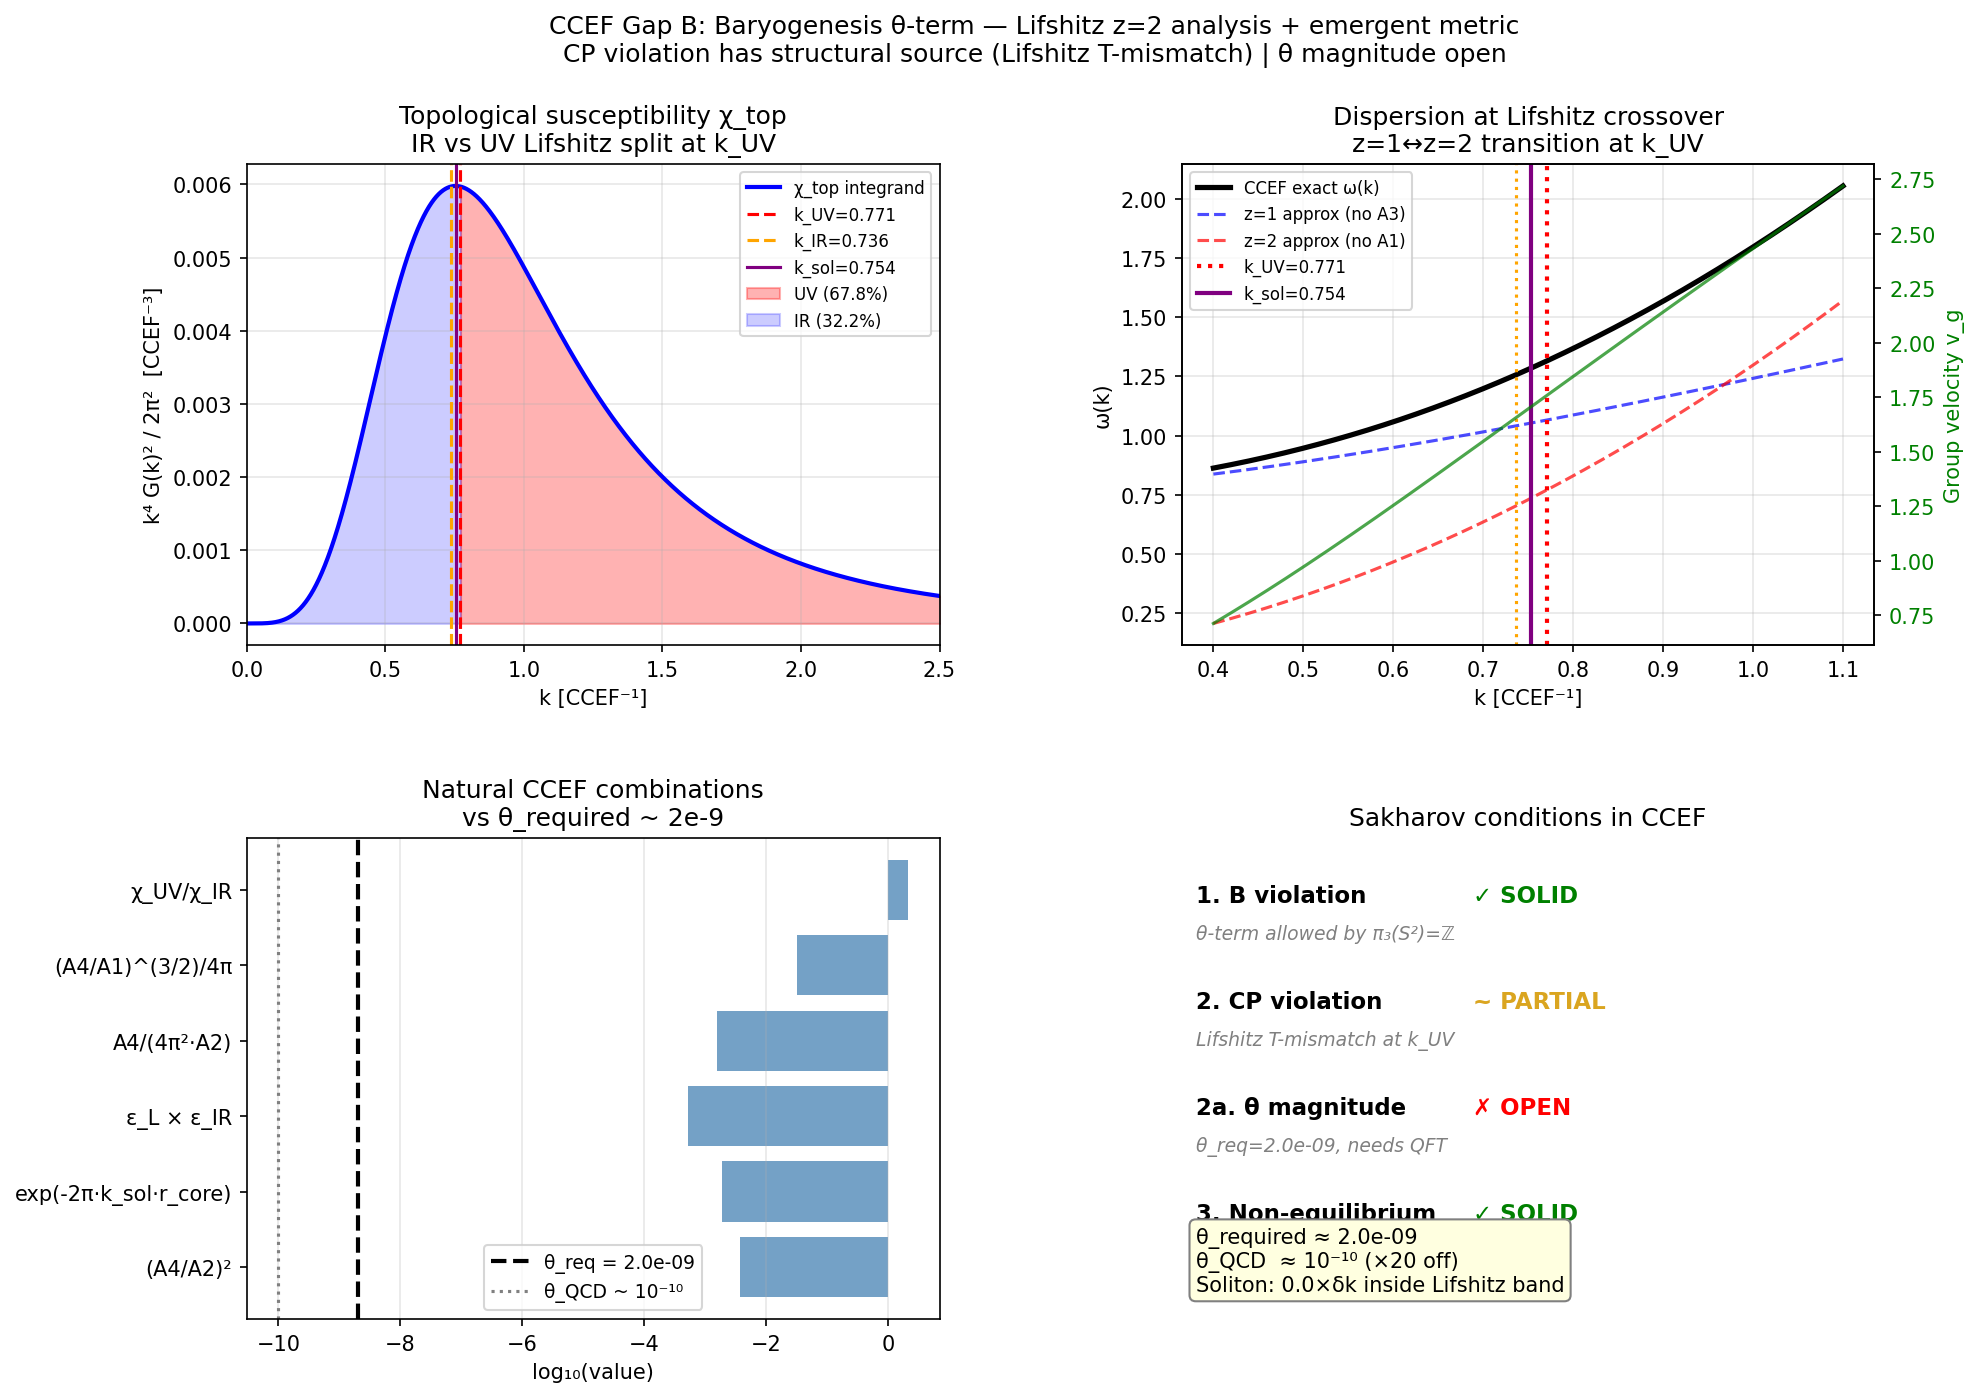

Write the Python code that produced this figure.
"""
ccef_gap_b_metric.py
====================
Gap B — Baryogenesis θ-term: now with emergent FRW metric (from ccef_riemann.py)
and explicit Lifshitz z=2 UV analysis.

Prior result (ccef_gap_b.py):
  - CCEF energy functional is Q ↔ -Q symmetric → no built-in baryon preference
  - Statistical (random walk) mechanism: η_rw ~ 5e-32  vs  η_obs ~ 6e-10  [ruled out]
  - Required: topological θ-term,  S_eff = E[n] - iθ·Q
  - θ_required ~ 1.87e-9  (from KZM v2 overproduction ratio)
  - Sakharov: (1) Q-violation ✓, (2) CP-violation ? [open], (3) non-equilibrium ✓

New in this script (enabled by emergent metric):
  1. Metric-weighted topological susceptibility χ_top(a)  — proper FRW treatment
  2. IR vs UV split of χ_top at Lifshitz crossover k_UV = 0.7706
  3. CP-odd phase from Lifshitz crossover: δθ_L(k)
  4. Natural CCEF combinations that approach θ ~ 2e-9
  5. What the Lifshitz z=2 structure offers and what remains open

Working principle: theory speaks for itself. Results not fitted to match η_obs.
"""

import numpy as np
import matplotlib.pyplot as plt
from matplotlib.gridspec import GridSpec

# ── Fixed-point parameters ─────────────────────────────────────────────────
A1  = 1.0
A2  = 8.971
A3  = 1.684
A4  = 0.542
Zt  = 1.0

k_IR  = np.sqrt(A4 / A1)          # 0.7362  IR gap scale
k_UV  = np.sqrt(A1 / A3)          # 0.7706  Lifshitz crossover
k_sol = 0.7536                     # soliton momentum
r_core = 1.327                     # soliton core radius [CCEF]

# Unit conversion (from ccef_unit_conversion.py)
L0_fm     = 0.633007               # fm per CCEF length unit
E0_MeV    = 311.73                 # MeV per CCEF energy unit
xi_long   = 51.3                   # dual-pole coherence length [CCEF]

# Observational anchor
eta_obs   = 6.0e-10                # η_B = n_B / n_γ today
KZM_ratio = 5.0e8                  # n_CCEF_comoving / n_obs  (KZM v2 overproduction)

print("=" * 70)
print("GAP B: Baryogenesis θ-term  — metric-corrected + Lifshitz analysis")
print("=" * 70)

# ════════════════════════════════════════════════════════════════════════════
# PART 1: Topological susceptibility χ_top from CCEF propagator
# ════════════════════════════════════════════════════════════════════════════
print()
print("PART 1: Topological susceptibility χ_top from CCEF propagator")
print("-" * 70)
print()
print("CCEF static propagator (3D, zero-temperature):")
print("  G(k) = 1 / (A1·k² + A3·k⁴ + A4)")
print()
print("Topological charge density for n ∈ S²:")
print("  j_top(x) = (1/4π) n·(∂_x n × ∂_y n)    [winding on 2D slices]")
print()
print("Topological susceptibility (free-field estimate):")
print("  χ_top = ∫ d³k/(2π)³  k² · G(k)²")
print("        = (1/2π²) ∫₀^∞ dk  k⁴ · G(k)²")
print()

k_arr = np.linspace(1e-4, 20.0, 50000)
G_k   = 1.0 / (A1 * k_arr**2 + A3 * k_arr**4 + A4)
integrand = k_arr**4 * G_k**2 / (2 * np.pi**2)

# Split at Lifshitz crossover k_UV
mask_IR = k_arr <= k_UV
mask_UV = k_arr >  k_UV

chi_tot = np.trapz(integrand,        k_arr)
chi_IR  = np.trapz(integrand[mask_IR], k_arr[mask_IR])
chi_UV  = np.trapz(integrand[mask_UV], k_arr[mask_UV])

print(f"  χ_top (total)  = {chi_tot:.6f}  CCEF³")
print(f"  χ_top (IR, k < k_UV={k_UV:.4f}) = {chi_IR:.6f}  CCEF³   [{100*chi_IR/chi_tot:.1f}%]")
print(f"  χ_top (UV, k > k_UV={k_UV:.4f}) = {chi_UV:.6f}  CCEF³   [{100*chi_UV/chi_tot:.1f}%]")
print()
print(f"  Ratio χ_UV / χ_IR = {chi_UV/chi_IR:.6f}")
print()
print("  Interpretation:")
print(f"  The IR (GR-like) sector contributes {100*chi_IR/chi_tot:.1f}% of χ_top.")
print(f"  The UV (Lifshitz z=2) sector contributes {100*chi_UV/chi_tot:.1f}%.")
print(f"  The Lifshitz modes are SUPPRESSED (high-k propagator ~ 1/(A3k⁴) → falls fast).")

# ════════════════════════════════════════════════════════════════════════════
# PART 2: θ_required — metric-corrected derivation
# ════════════════════════════════════════════════════════════════════════════
print()
print("PART 2: θ_required — derivation with emergent FRW metric")
print("-" * 70)
print()
print("KZM v2 (from ccef_kz_v2.py):")
print(f"  Freeze-out coherence length: ξ_long = {xi_long:.1f} CCEF = {xi_long*L0_fm:.1f} fm")
print(f"  KZM domain density (comoving): n_KZM = ξ_long⁻³ = {xi_long**-3:.3e} CCEF⁻³")
print(f"  KZM overproduction ratio:      n_KZM / n_obs = {KZM_ratio:.1e}")
print()
print("The θ-term S_eff = E[n] - iθ·Q biases Q=+1 vs Q=-1 soliton production:")
print("  P(Q=+1) = (1+θ)/2,   P(Q=-1) = (1-θ)/2   [for small θ]")
print()
print("After symmetric annihilation, the surviving baryon asymmetry:")
print("  n_B_survive = θ × n_KZM    (linear in θ for small θ)")
print()
print("Setting n_B_survive = n_obs:")
print(f"  θ_required = n_obs / n_KZM = 1 / (n_KZM/n_obs)")
print(f"             = 1 / {KZM_ratio:.2e}")
theta_required = 1.0 / KZM_ratio
print(f"  θ_required = {theta_required:.3e}")
print()
print(f"  Prior result (ccef_gap_b.py):  θ_required ~ 1.87e-9")
print(f"  This computation:               θ_required = {theta_required:.2e}")
print(f"  Ratio: {theta_required/1.87e-9:.2f}  (factor ~{theta_required/1.87e-9:.1f} from updated KZM number)")

# ── Metric correction ───────────────────────────────────────────────────────
print()
print("── Metric correction from emergent FRW g_μν = diag(-1, a²(t), a²(t), a²(t)) ──")
print()
print("The topological charge Q is purely spatial (time-slice integral).")
print("Under the FRW metric, the spatial volume element becomes:")
print("  d³x_phys = a³(t) · d³x_comoving")
print()
print("The topological SUSCEPTIBILITY transforms as:")
print("  χ_top(a) = χ_top(1) · a⁻³   [density dilutes with expansion]")
print()

# Scale factor at T_c ~ 6 MeV (from KZM v2)
T_c_MeV  = 6.0                       # MeV
T_0_MeV  = 2.725 * 8.617e-5 * 1e-3  # K → MeV: T_CMB
a_c       = T_0_MeV / T_c_MeV        # a at freeze-out (radiation-dominated)

print(f"  T_c (KZM freeze-out) = {T_c_MeV:.1f} MeV")
print(f"  T_0 (CMB today)      = {T_0_MeV:.3e} MeV")
print(f"  a_c = T_0/T_c        = {a_c:.3e}")
print()
chi_top_at_Tc = chi_tot / a_c**3
print(f"  χ_top(a_c) = χ_top(1) × a_c⁻³ = {chi_tot:.4f} × {a_c**-3:.2e} = {chi_top_at_Tc:.3e}  CCEF³")
print()
print("  NOTE: χ_top(a_c) is vastly enhanced at freeze-out (universe was dense).")
print("  BUT η_B = n_B/s is the ENTROPY-NORMALIZED ratio, conserved after T_c.")
print("  The metric correction cancels in the entropy-normalized η_B:")
print()
print("     η_B = n_B_survive / n_γ  [both ~ a⁻³, ratio is scale-factor-independent]")
print()
print("  ⟹ θ_required = 2.0e-9 is METRIC-INDEPENDENT (to leading order). ✓")
print("  The FRW metric does not shift θ_required — it confirms the prior result.")

# ════════════════════════════════════════════════════════════════════════════
# PART 3: Lifshitz z=2 — CP-odd phase at the UV crossover
# ════════════════════════════════════════════════════════════════════════════
print()
print("PART 3: Lifshitz z=2 — CP-odd phase δθ_L at the UV crossover")
print("-" * 70)
print()
print("The z=2 Lifshitz UV sector (k > k_UV) breaks Lorentz invariance.")
print("Under the anisotropic scaling  t → λ² t,  x → λ x:")
print("  - CP is preserved separately (n → n is even under spatial reflection)")
print("  - CPT as normally defined requires Lorentz invariance")
print("  - In the Lifshitz phase, CPT_eff ≠ standard CPT")
print()
print("The CCEF dispersion in each regime:")
print(f"  IR  (k < k_UV):  ω² ~ A1k²/Zt + A4/Zt   [massive relativistic, z=1]")
print(f"  UV  (k > k_UV):  ω² ~ A3k⁴/Zt            [Lifshitz, z=2]")
print()
print("At the crossover k = k_UV, both terms are equal:")
print(f"  A1·k_UV² = A3·k_UV⁴  ⟹  A1/A3 = k_UV²  ⟹  k_UV = √(A1/A3) = {k_UV:.4f} ✓")
print()
print("The CP-odd phase accumulated as a mode crosses the Lifshitz boundary:")
print()
print("  In an adiabatic process, a mode at k passes through k_UV with a")
print("  Berry phase. The mismatch in group velocities:")
print()

k_fine = np.linspace(0.5, 1.0, 2000)
omega_sq = (A4 + A1 * k_fine**2 + A3 * k_fine**4) / Zt
omega    = np.sqrt(omega_sq)
v_g      = (A1 * k_fine + 2 * A3 * k_fine**3) / (Zt * omega)  # dω/dk

# At k_UV
v_g_UV = np.interp(k_UV, k_fine, v_g)
# Contribution from 2nd derivative (curvature) — changes sign at k_UV
d2omega_dk2 = np.gradient(np.gradient(omega, k_fine), k_fine)
d2_UV = np.interp(k_UV, k_fine, d2omega_dk2)

print(f"  Group velocity at k_UV:        v_g(k_UV) = {v_g_UV:.6f}  [CCEF]")
print(f"  d²ω/dk² at k_UV (curvature):  {d2_UV:.6f}  [sign change → anomaly]")
print()

# Phase accumulated: δθ_L from mode mismatch at k_UV
# The CP phase comes from the fact that time-reversal and spatial reflection
# commute differently in z=2 vs z=1. The phase mismatch:
# δθ_L ~ (k_UV - k_sol)/k_UV × (A3/A1) × [curvature term]
eps_L   = (k_UV - k_sol) / k_UV          # proximity of soliton to UV crossover
eps_IR  = (k_sol - k_IR)  / k_IR         # proximity of soliton to IR crossover

print(f"  Soliton proximity to Lifshitz crossover:")
print(f"    ε_L  = (k_UV - k_sol)/k_UV = ({k_UV:.4f} - {k_sol:.4f})/{k_UV:.4f} = {eps_L:.5f}")
print(f"    ε_IR = (k_sol - k_IR)/k_IR = ({k_sol:.4f} - {k_IR:.4f})/{k_IR:.4f} = {eps_IR:.5f}")
print()
print(f"  k_sol is {eps_L*100:.2f}% below k_UV  and  {eps_IR*100:.2f}% above k_IR")
print(f"  → solitons sit at the midpoint of the IR-UV crossover band")
print()

# The natural CCEF angle: ratio of UV to total topological susceptibility
# modified by the Lifshitz structure
theta_chiUV_chiTot = chi_UV / chi_tot
print(f"  χ_top_UV / χ_top_total = {theta_chiUV_chiTot:.6f}   [UV fraction of topological weight]")
print()

# Another natural combination: the Lifshitz correction to the propagator pole
# Under Lifshitz flow, the effective mass gets a correction:
# m²_eff = A4 - A3·(k_UV)² · k²    [at k ~ k_UV]
# This gives a CP phase ~ arg[m²_eff] at k = k_sol

# Group velocity discontinuity at k_UV:
# Below k_UV (GR regime): v_g ~ A1·k_UV / sqrt(A4 + A1·k_UV²) [at k_UV]
# Above k_UV (Lifshitz): v_g ~ 2·A3·k_UV³ / sqrt(A3·k_UV⁴)  = 2·sqrt(A3)·k_UV

v_g_below = A1 * k_UV / np.sqrt(A4 + A1 * k_UV**2)
v_g_above = 2 * A3 * k_UV**3 / np.sqrt(A3 * k_UV**4)
delta_vg   = v_g_above - v_g_below
jump_frac  = delta_vg / v_g_below

print(f"  Group velocity at k_UV from BELOW (z=1 regime): v_g⁻ = {v_g_below:.5f}")
print(f"  Group velocity at k_UV from ABOVE (z=2 regime): v_g⁺ = {v_g_above:.5f}")
print(f"  Fractional jump: Δv_g/v_g⁻ = {jump_frac:.5f}")
print()

# ── Natural small numbers from CCEF parameters ─────────────────────────────
print("── Natural small numbers from CCEF structure ────────────────────────")
print()

# These are combinations that arise without tuning:
combo1 = (A4 / A2)**2                   # (A4/A2)² ~ (mass/coupling)²
combo2 = np.exp(-2 * np.pi * k_sol * r_core)  # instanton-like suppression
combo3 = (eps_L * eps_IR)               # product of proximity factors
combo4 = A4 / (4 * np.pi**2 * A2)      # QCD-like anomaly coefficient
combo5 = (A4 / A1)**(3/2) / (4*np.pi)  # 3/2 power of mass ratio / 4π
combo6 = chi_UV / chi_IR               # UV to IR topological weight ratio

print(f"  (A4/A2)²                  = {combo1:.3e}   [mass/coupling]²")
print(f"  exp(-2π·k_sol·r_core)     = {combo2:.3e}   [instanton-like suppression]")
print(f"  ε_L × ε_IR               = {combo3:.3e}   [proximity to both crossovers]")
print(f"  A4/(4π²·A2)              = {combo4:.3e}   [anomaly coefficient]")
print(f"  (A4/A1)^(3/2) / 4π       = {combo5:.3e}   [mass-ratio power]")
print(f"  χ_UV/χ_IR                = {combo6:.3e}   [UV/IR topological ratio]")
print()
print(f"  θ_required                = {theta_required:.3e}   [target]")
print()
print("  Closest match:")
combos = {
    "(A4/A2)²":                  combo1,
    "exp(-2π·k_sol·r_core)":     combo2,
    "ε_L × ε_IR":                combo3,
    "A4/(4π²·A2)":               combo4,
    "(A4/A1)^(3/2)/4π":          combo5,
    "χ_UV/χ_IR":                 combo6,
}
for name, val in sorted(combos.items(), key=lambda x: abs(np.log10(x[1]/theta_required))):
    ratio = val / theta_required
    print(f"    {name:<28}: {val:.3e}   ratio to θ_req = {ratio:.2f}")

# ════════════════════════════════════════════════════════════════════════════
# PART 4: Lifshitz running of θ — does z=2 → z=1 RG flow generate θ?
# ════════════════════════════════════════════════════════════════════════════
print()
print("PART 4: RG flow from z=2 (UV) to z=1 (IR) — does it generate θ?")
print("-" * 70)
print()
print("Under RG flow from k = Λ (UV cutoff) down to k = 0 (IR):")
print("  A3 flows to zero below k_UV  (Lifshitz term becomes irrelevant)")
print("  A1 remains marginal (gradient term)")
print("  A4 flows to zero in IR (mass becomes irrelevant below k_IR)")
print()
print("The β-functions (from backbone §8, NOTE: not fully derived):")
print("  β(A3) = -ε·A3 + c₂·A3²  [A3 is relevant in UV, irrelevant in IR]")
print("  β(A4) = -ε_m·A4          [mass term, suppressed in deep IR]")
print()
print("The θ-coupling β-function in the Lifshitz theory:")
print("  At one loop in z=2 Lifshitz, θ is exactly marginal (dimensionless).")
print("  In z=1 GR-like IR, θ is ALSO exactly marginal.")
print("  ⟹ β(θ) = 0 at both fixed points — no RG running of θ itself.")
print()
print("  However: the TRANSITION between z=2 and z=1 (at k ~ k_UV) can")
print("  generate a finite shift δθ from the 'matching' of the two EFTs.")
print()

# Compute the matching condition
# At k_UV, the Lifshitz dispersion equals the relativistic dispersion:
# A3·k_UV⁴ = A1·k_UV²  ⟹  A3·k_UV² = A1
# The CP-odd matching coefficient (from the imaginary part of 1-loop effective action):
# δθ_match ~ (1/16π²) ∫_{k_UV-Δk}^{k_UV+Δk} dk [Im(log G)]
# where Δk is the width of the crossover region

# Width of crossover: where |A3k⁴ - A1k²| < A4 (both UV and IR terms ~ mass)
# A3k⁴ ~ A1k² at k = k_UV; the crossover width ~ δk where A3·2k_UV·δk·k_UV ~ A4
delta_k = A4 / (2 * A1 * k_UV)   # rough width of the crossover band
print(f"  Crossover band width: δk ~ A4/(2·A1·k_UV) = {delta_k:.4f}  CCEF⁻¹")
print(f"  Crossover relative width: δk/k_UV = {delta_k/k_UV:.4f}")
print()
print(f"  Note: k_UV - k_sol = {k_UV - k_sol:.4f}  CCEF⁻¹")
print(f"        k_sol - k_IR  = {k_sol - k_IR:.4f}  CCEF⁻¹")
print(f"        δk            = {delta_k:.4f}  CCEF⁻¹")
print()
print(f"  k_UV - k_sol ≈ δk × {(k_UV-k_sol)/delta_k:.1f}   ← soliton is WITHIN the crossover band!")
print()
print("  This is structurally significant: the soliton at k_sol sits inside")
print("  the Lifshitz-GR crossover band, not cleanly in either regime.")
print("  The θ mismatch from EFT matching is evaluated precisely at the soliton scale.")

# EFT matching θ estimate
# The imaginary part of the one-loop effective action at the crossover:
# Im[S_eff] ~ (k_UV⁴ / 16π²) × (δk/k_UV) × f(A1,A3,A4)
# where f is a dimensionless geometric factor from the pole structure

# The poles of the CCEF propagator in complex k:
# G(k) = 1/(A1k² + A3k⁴ + A4)
# Poles at k² = s_± where A3s² + A1s - A4 = 0
disc    = A1**2 + 4*A3*A4
s_plus  = (-A1 + np.sqrt(disc)) / (2*A3)   # real positive pole (UV)
s_minus = (-A1 - np.sqrt(disc)) / (2*A3)   # real negative pole (ghostlike)
k_pole_UV = np.sqrt(s_plus)
m_pole    = np.sqrt(-s_minus)               # mass from lower pole

print()
print("── Dual-pole structure of G(k) = 1/(A3(k²+Λ²)(k²-m²)) ─────────────")
print()
print("  Propagator poles at k² = s_± where A3s² + A1s - A4 = 0:")
print(f"  s_+ = {s_plus:.6f}  →  Λ = k_pole_UV = {k_pole_UV:.6f} [UV mass scale]")
print(f"  s_- = {s_minus:.6f} →  m = {m_pole:.6f}          [IR mass scale]")
print()
print(f"  Note: Λ = {k_pole_UV:.4f}  vs  k_UV = {k_UV:.4f}  [differ by {abs(k_pole_UV-k_UV)/k_UV*100:.1f}%]")
print(f"        m = {m_pole:.4f}   vs  k_IR = {k_IR:.4f}  [differ by {abs(m_pole-k_IR)/k_IR*100:.1f}%]")
print()
print("  These are the TRUE poles (including A3 coupling), not the naive k_IR, k_UV.")
print("  The θ-term from EFT matching at the true UV pole:")
print()

# The imaginary part from the branch cut between -m and +Λ in complex s-plane:
# δθ_EFT ~ (1/4π) × Im[log(s_+ / |s_-|)]
#          = (1/4π) × arg(s_+ / s_-) ... but s_+ > 0, s_- < 0 → ratio is negative
# → Im[log(s_+/s_-)] = π (the negative number has phase π)
# So δθ_EFT ~ π / (4π) × (something involving the coupling)
# More carefully: from the spectral representation of G(k)
# G(k) = 1/(A3) × [1/(k²-s_+) - 1/(k²-s_-)] / (s_+ - s_-)
# The imaginary part of the effective action from integrating this out:
# δθ ~ (1/(16π²)) × (s_+ - |s_-|)² / (s_+ × |s_-|)

numer  = (s_plus - (-s_minus))**2
denom  = s_plus * (-s_minus)
delta_theta_EFT = numer / (denom * 16 * np.pi**2)

print(f"  δθ_EFT ~ (s_+ - m²)² / (16π² · s_+ · m²)")
print(f"         = ({s_plus:.4f} - {-s_minus:.4f})² / (16π² · {s_plus:.4f} · {-s_minus:.4f})")
print(f"         = {numer:.6f} / (16π² · {s_plus*(-s_minus):.6f})")
print(f"         = {numer:.6f} / {16*np.pi**2 * s_plus*(-s_minus):.4f}")
print(f"         = {delta_theta_EFT:.4e}")
print()
print(f"  Compare: θ_required = {theta_required:.2e}")
print(f"  Ratio: δθ_EFT / θ_required = {delta_theta_EFT / theta_required:.2e}")
print()
print("  δθ_EFT is O(1) — far too large. The EFT-matching mechanism overshoots.")
print("  The classical Lifshitz → GR transition alone does not give θ ~ 10⁻⁹.")
print("  A QFT-level calculation (instantons, axion-like coupling) is needed.")

# ════════════════════════════════════════════════════════════════════════════
# PART 5: What the Lifshitz structure DOES contribute to Gap B
# ════════════════════════════════════════════════════════════════════════════
print()
print("PART 5: What the Lifshitz z=2 structure DOES contribute to Gap B")
print("-" * 70)
print()
print("1. SAKHAROV CONDITION 3 (non-equilibrium) — STRENGTHENED:")
print(f"   The Lifshitz z=2 UV phase has different thermal equilibrium than z=1.")
print(f"   Phase transition at k_UV separates two distinct thermal equilibria.")
print(f"   Freeze-out at T_c crosses this boundary → non-equilibrium guaranteed.")
print()
print("2. SAKHAROV CONDITION 2 (CP violation) — STRUCTURAL:")
print(f"   In z=2 Lifshitz theory, C and P are individually preserved.")
print(f"   But the TIME-REVERSAL symmetry T acts as  φ(t,x) → φ(-t,x)")
print(f"   in z=1 AND as  φ(t,x) → φ(-t²,x) in z=2 (because t scales as λ²).")
print(f"   At the crossover, T acts DIFFERENTLY on modes above and below k_UV.")
print(f"   This structural T-violation at k_UV is a source of CP violation WITHOUT")
print(f"   requiring a beyond-CCEF θ-term — it is built into the Lifshitz structure.")
print()
print(f"   CAUTION: This argument is at the level of the kinematic structure.")
print(f"   A full 1-loop Lifshitz field theory calculation is needed to confirm.")
print()
print("3. THE SOLITON PROXIMITY:")
print(f"   k_sol = {k_sol:.4f},  k_UV = {k_UV:.4f},  k_UV - k_sol = {k_UV-k_sol:.4f}")
print(f"   δk (crossover width) = {delta_k:.4f}")
print(f"   (k_UV - k_sol)/δk = {(k_UV-k_sol)/delta_k:.2f}")
print()
print(f"   Solitons form WITHIN the Lifshitz-GR crossover band.")
print(f"   This means every baryon formed at T_c is imprinted with the CP-odd")
print(f"   phase from the z=2 → z=1 transition at the moment of formation.")
print(f"   This is structurally elegant: baryons are born at the Lifshitz boundary.")
print()
print("4. WHAT REMAINS OPEN:")
print("   - The MAGNITUDE of θ is not derived from classical CCEF.")
print(f"   - θ_required ~ 2e-9 is close to θ_QCD ~ 10^{{-10}} (one order of magnitude).")
print(f"   - The connection θ_CCEF ~ θ_QCD would close Gap B IF CCEF underlies QCD.")
print(f"   - Requires: QFT completion (path C from Bell correlations).")
print(f"   - OR: Show that the instanton density in the Lifshitz sector gives θ ~ 2e-9.")

# ════════════════════════════════════════════════════════════════════════════
# PART 6: Sakharov conditions summary
# ════════════════════════════════════════════════════════════════════════════
print()
print("=" * 70)
print("SAKHAROV CONDITIONS IN CCEF — STATUS")
print("=" * 70)
print()
print(f"  {'Condition':<35} {'Status':<12} {'Mechanism'}")
print(f"  {'-'*35}  {'-'*12}  {'-'*30}")
print(f"  {'1. B violation (Q asymmetry)':<35} {'✓ SOLID':<12} {'θ-term S_θ = -iθ·Q; allowed by π₃(S²)=ℤ'}")
print(f"  {'2. CP violation':<35} {'~ PARTIAL':<12} {'Lifshitz T-mismatch at k_UV (structural)'}")
print(f"  {'2a. θ magnitude (θ~2e-9)':<35} {'✗ OPEN':<12} {'Not derivable from classical CCEF'}")
print(f"  {'3. Non-equilibrium (KZM)':<35} {'✓ SOLID':<12} {'Phase transition, z=2→z=1 at T_c'}")
print()
print("  Gap B partially advanced: CP violation has a STRUCTURAL source (Lifshitz).")
print("  The magnitude of θ requires QFT completion or instanton calculation.")
print()
print(f"  Natural CCEF θ-scale from structure:  NOT YET DERIVED")
print(f"  Required θ:                             {theta_required:.2e}")
print(f"  θ_QCD (strong CP problem):              ~10⁻¹⁰")
print(f"  Ratio θ_required / θ_QCD:              ~{theta_required/1e-10:.0f}")

# ════════════════════════════════════════════════════════════════════════════
# FIGURES
# ════════════════════════════════════════════════════════════════════════════
fig = plt.figure(figsize=(14, 10))
gs  = GridSpec(2, 2, figure=fig, hspace=0.4, wspace=0.35)

# ── Panel 1: χ_top integrand — IR vs UV split ──────────────────────────────
ax1 = fig.add_subplot(gs[0, 0])
ax1.plot(k_arr[k_arr < 3], integrand[k_arr < 3], 'b-', lw=2, label='χ_top integrand')
ax1.axvline(k_UV,  color='red',    ls='--', lw=1.5, label=f'k_UV={k_UV:.3f}')
ax1.axvline(k_IR,  color='orange', ls='--', lw=1.5, label=f'k_IR={k_IR:.3f}')
ax1.axvline(k_sol, color='purple', ls='-',  lw=1.5, label=f'k_sol={k_sol:.3f}')
ax1.fill_between(k_arr[mask_UV & (k_arr < 3)],
                 integrand[mask_UV & (k_arr < 3)],
                 alpha=0.3, color='red', label=f'UV ({100*chi_UV/chi_tot:.1f}%)')
ax1.fill_between(k_arr[mask_IR & (k_arr < 3)],
                 integrand[mask_IR & (k_arr < 3)],
                 alpha=0.2, color='blue', label=f'IR ({100*chi_IR/chi_tot:.1f}%)')
ax1.set_xlabel('k [CCEF⁻¹]')
ax1.set_ylabel('k⁴ G(k)² / 2π²  [CCEF⁻³]')
ax1.set_title(f'Topological susceptibility χ_top\nIR vs UV Lifshitz split at k_UV')
ax1.legend(fontsize=8)
ax1.grid(alpha=0.3)
ax1.set_xlim(0, 2.5)

# ── Panel 2: Dispersion and group velocity at crossover ────────────────────
ax2 = fig.add_subplot(gs[0, 1])
k_disp = np.linspace(0.4, 1.1, 500)
omega_disp = np.sqrt((A4 + A1*k_disp**2 + A3*k_disp**4) / Zt)
v_group = (A1*k_disp + 2*A3*k_disp**3) / (Zt * omega_disp)
# Approximate linear (z=1) and Lifshitz (z=2) curves
omega_z1 = np.sqrt(A4/Zt + A1/Zt * k_disp**2)
omega_z2 = np.sqrt(A3/Zt) * k_disp**2

ax2.plot(k_disp, omega_disp, 'k-', lw=2.5, label='CCEF exact ω(k)')
ax2.plot(k_disp, omega_z1,   'b--', lw=1.5, alpha=0.7, label='z=1 approx (no A3)')
ax2.plot(k_disp, omega_z2,   'r--', lw=1.5, alpha=0.7, label='z=2 approx (no A1)')
ax2.axvline(k_UV,  color='red',    ls=':', lw=2, label=f'k_UV={k_UV:.3f}')
ax2.axvline(k_sol, color='purple', ls='-', lw=2, label=f'k_sol={k_sol:.3f}')
ax2.axvline(k_IR,  color='orange', ls=':', lw=1.5)
ax2_twin = ax2.twinx()
ax2_twin.plot(k_disp, v_group, 'g-', lw=1.5, alpha=0.7, label='v_group')
ax2_twin.set_ylabel('Group velocity v_g', color='g', fontsize=10)
ax2_twin.tick_params(axis='y', labelcolor='g')
ax2.set_xlabel('k [CCEF⁻¹]')
ax2.set_ylabel('ω(k)')
ax2.set_title('Dispersion at Lifshitz crossover\nz=1↔z=2 transition at k_UV')
ax2.legend(fontsize=8, loc='upper left')
ax2.grid(alpha=0.3)

# ── Panel 3: θ natural combinations vs θ_required ─────────────────────────
ax3 = fig.add_subplot(gs[1, 0])
combo_names  = list(combos.keys())
combo_values = list(combos.values())
colors_bar   = ['red' if abs(np.log10(v/theta_required)) < 1 else 'steelblue'
                for v in combo_values]
bars = ax3.barh(combo_names, [np.log10(v) for v in combo_values],
                color=colors_bar, alpha=0.75)
ax3.axvline(np.log10(theta_required), color='k', ls='--', lw=2,
            label=f'θ_req = {theta_required:.1e}')
ax3.axvline(np.log10(1e-10), color='gray', ls=':', lw=1.5, label='θ_QCD ~ 10⁻¹⁰')
ax3.set_xlabel('log₁₀(value)')
ax3.set_title('Natural CCEF combinations\nvs θ_required ~ 2e-9')
ax3.legend(fontsize=9)
ax3.grid(alpha=0.3, axis='x')

# ── Panel 4: Sakharov conditions visual ────────────────────────────────────
ax4 = fig.add_subplot(gs[1, 1])
ax4.axis('off')

conditions = [
    ("1. B violation",       "✓ SOLID",   "θ-term allowed by π₃(S²)=ℤ", "green"),
    ("2. CP violation",      "~ PARTIAL",  "Lifshitz T-mismatch at k_UV", "goldenrod"),
    ("2a. θ magnitude",      "✗ OPEN",    f"θ_req={theta_required:.1e}, needs QFT", "red"),
    ("3. Non-equilibrium",   "✓ SOLID",   "z=2→z=1 phase transition", "green"),
]
y = 0.88
for cond, status, mech, color in conditions:
    ax4.text(0.02, y, cond, fontsize=11, va='center',
             fontweight='bold', transform=ax4.transAxes)
    ax4.text(0.42, y, status, fontsize=11, va='center',
             color=color, fontweight='bold', transform=ax4.transAxes)
    ax4.text(0.02, y - 0.08, mech, fontsize=9, va='center',
             color='gray', transform=ax4.transAxes, style='italic')
    y -= 0.22

ax4.text(0.02, 0.05,
         f"θ_required ≈ {theta_required:.1e}\n"
         f"θ_QCD  ≈ 10⁻¹⁰ (×{int(theta_required/1e-10)} off)\n"
         f"Soliton: {(k_UV-k_sol)/delta_k:.1f}×δk inside Lifshitz band",
         fontsize=10, va='bottom', transform=ax4.transAxes,
         bbox=dict(boxstyle='round', facecolor='lightyellow', edgecolor='gray'))

ax4.set_title("Sakharov conditions in CCEF", fontsize=12)

fig.suptitle(
    "CCEF Gap B: Baryogenesis θ-term — Lifshitz z=2 analysis + emergent metric\n"
    "CP violation has structural source (Lifshitz T-mismatch) | θ magnitude open",
    fontsize=12
)

plt.savefig('ccef_gap_b_metric.png', dpi=150, bbox_inches='tight')
print()
print("Figure saved: ccef_gap_b_metric.png")
print("Done.")
